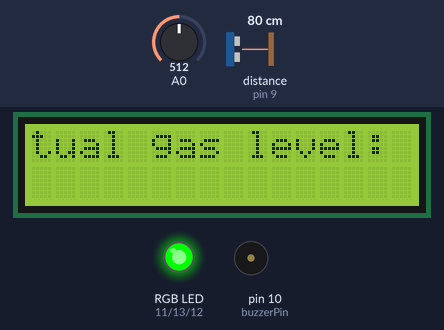
The sketch below on a simulated Arduino Uno, built with avr-gcc and run on an emulated ATmega328P. Shown: 16×2 character LCD, an RGB LED mixed from three pins (HIGH = lit), buzzer (waves = sounding). Wiring (inferred from the names in the program): ultrasonic range finder: trigger pin 8; echo pin 9. The test bench sets the inputs (shaded band); at power-on: A0 = 512, distance to the obstacle (sensor on pin 9) 80 cm. The echo pulse lasts 58.3 µs per cm; pins used as bus, display or sensor lines are not drawn; what the sketch prints to the serial monitor is not drawn.

Above: at 1.2 s.
1.3 s: A0 set to 237
At 2.9 s:
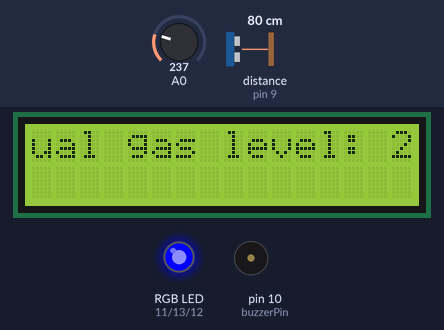
5.4 s: A0 set to 214
At 9.3 s:
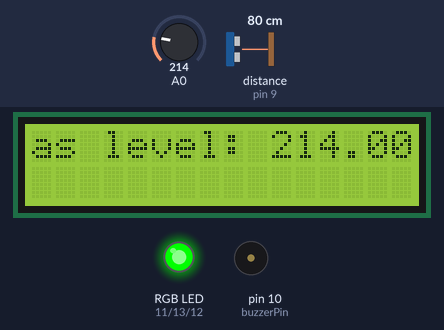
9.5 s: A0 set to 105
At 13.2 s:
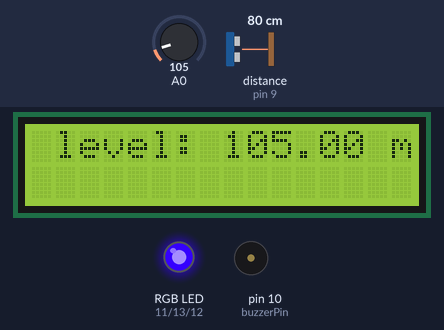
13.6 s: A0 set to 92
At 17.5 s:
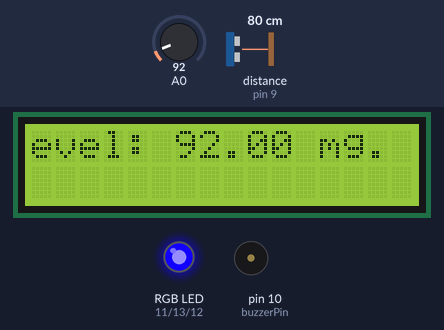
17.7 s: A0 set to 11
At 19.8 s:
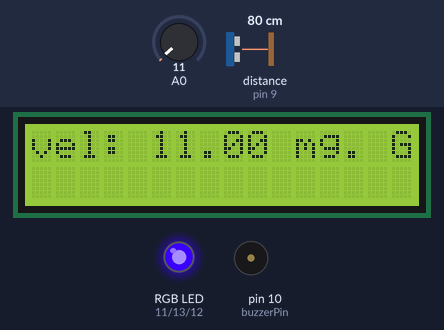
21.5 s: A0 set to 8
At 22.8 s:
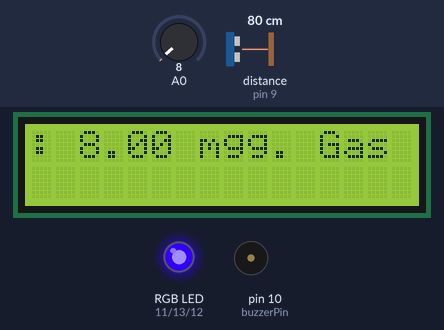
Timing chart, 0 to 24.5 s (numbered marks = the images above; inputs shaded):
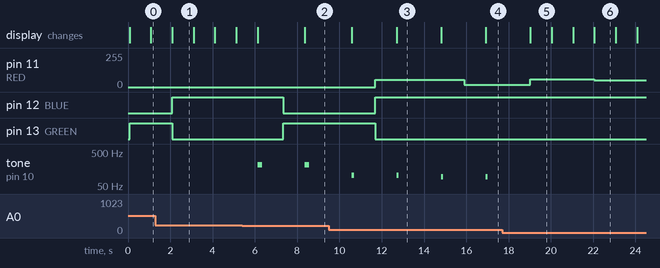

Measured:
- the behaviour switches between 230 and 229 on A0 (found by bisection; images 1 and 2)
- the behaviour switches between 100 and 99 on A0 (found by bisection; images 3 and 4)
- the behaviour switches between 10 and 9 on A0 (found by bisection; images 5 and 6)
- after the input at 1.3 s, pin 12 (BLUE): LOW → HIGH after 0.79 s; pin 13 (GREEN): HIGH → LOW after 0.79 s
- after the input at 5.4 s, pin 12 (BLUE): HIGH → LOW after 1.9 s; pin 13 (GREEN): LOW → HIGH after 1.9 s; tone on pin 10 (buzzerPin): alternates 214 Hz for 0.21 s and silent for 2.0 s, starting after 0.74 s; the display: first changes after 0.74 s (image 2 shows a later state)
- after the input at 9.5 s, pin 11 (RED): 0/255 → 53/255 after 2.2 s; pin 12 (BLUE): LOW → HIGH after 2.2 s; pin 13 (GREEN): HIGH → LOW after 2.2 s
- after the input at 13.6 s, pin 11 (RED): 53/255 → 18/255 after 2.3 s; the display: first changes after 1.2 s (image 4 shows a later state)
- after the input at 17.7 s, pin 11 (RED): 18/255 → 58/255 after 1.3 s; tone on pin 10 (buzzerPin): stops changing and stays silent
- after the input at 21.5 s, pin 11 (RED): 58/255 → 50/255 after 0.56 s; the display: changes after 0.56 s (image 6)

The sketch:

GasCylinderMonitoringSystem.ino
```cpp
// C++ code
//

#include <LiquidCrystal.h>

// initializations
LiquidCrystal lcd(2, 3, 4, 5, 6, 7);
const int animationSpeed = 1000;
int buzzerPin = 10, trigPin = 8, echoPin = 9;
const int RED = 11, GREEN = 13, BLUE = 12;
int redValue, greenValue, blueValue;
int soundSpeed = 34000; // speed in cm/s

void setup()
{
    pinMode(buzzerPin, OUTPUT);
    pinMode(trigPin, OUTPUT);
    pinMode(echoPin, INPUT);
    pinMode(GREEN, OUTPUT);
    pinMode(BLUE, OUTPUT);
    pinMode(RED, OUTPUT);

    Serial.begin(9600);
    lcd.begin(16, 2);
}

// this method changes rgb color based on
// gas level modeled by ultrasonic sensor
void lightRGBBasedOnModeledGaslevel(int distance)
{
    // map the distance to rgb colors
    int B = map(distance, 0, -308, 0, 255);

    if (distance >= -100)
    {
        // Setting Green to be the color of choice
        // Setting brightness to 55 + light insensity
        int G = map(distance, 0, -100, 0, 255);
        redValue = 0;
        greenValue = G;
        blueValue = 0;
        analogWrite(RED, redValue);
        analogWrite(GREEN, greenValue);
        analogWrite(BLUE, blueValue);
    }
    else if (distance < -100 && distance >= -150)
    {
        // Using a mix of green and blue, starting off
        // with a high Green intensity
        // Slowly increasing blue, while reducing green
        // and maintaining RED as zero
        int B = map(distance, -100, -150, 0, 255);
        redValue = 0;
        greenValue = 255 - B;
        blueValue = B;
        analogWrite(RED, redValue);
        analogWrite(GREEN, greenValue);
        analogWrite(BLUE, blueValue);
    }
    else
    {
        // Using a mix of green and blue, starting off
        // with a high Green intensity
        // Slowly increasing blue, while reducing green
        // and maintaining RED as zero
        int R = map(distance, -150, -308, 0, 255);
        redValue = R;
        greenValue = 0;
        blueValue = 255 - R;
        analogWrite(RED, redValue);
        analogWrite(GREEN, greenValue);
        analogWrite(BLUE, blueValue);
    }

    displayColorValues(redValue, greenValue, blueValue);
    delay(animationSpeed);
}

// this method lights rgb based on gas value
void lightRGBBasedOnActualGasValue(float gasValue)
{
    // map the gas value to rgb colors
    int B = map(gasValue, 85, 375, 0, 255);

    if (gasValue >= 275)
    {
        // Setting Green to be the color of choice
        // Setting brightness to 55 + light insensity
        int G = map(gasValue, 275, 375, 0, 255);
        redValue = 0;
        greenValue = G;
        blueValue = 0;
        analogWrite(RED, redValue);
        analogWrite(GREEN, greenValue);
        analogWrite(BLUE, blueValue);
    }
    else if (gasValue < 275 && gasValue >= 180)
    {
        // Using a mix of green and blue, starting off
        // with a high Green intensity
        // Slowly increasing blue, while reducing green
        // and maintaining RED as zero
        int B = map(gasValue, 180, 275, 0, 255);
        redValue = 0;
        greenValue = 255 - B;
        blueValue = B;
        analogWrite(RED, redValue);
        analogWrite(GREEN, greenValue);
        analogWrite(BLUE, blueValue);
    }
    else
    {
        // Using a mix of green and blue, starting off
        // with a high Green intensity
        // Slowly increasing blue, while reducing green
        // and maintaining RED as zero
        int R = map(gasValue, 85, 180, 0, 255);
        redValue = R;
        greenValue = 0;
        blueValue = 255 - R;
        analogWrite(RED, redValue);
        analogWrite(GREEN, greenValue);
        analogWrite(BLUE, blueValue);
    }

    displayColorValues(redValue, greenValue, blueValue);
    delay(animationSpeed);
}

// this method formats the display of the rgb color
// referenced by the modeled gas level
void displayColorValues(int redValue, int greenValue, int blueValue)
{
    // Print the values to the Serial Monitor
    Serial.print("color code= (");
    Serial.print(redValue);
    Serial.print(",");
    Serial.print(greenValue);
    Serial.print(",");
    Serial.print(blueValue);
    Serial.println(")");
}

// this method sounds the buzzer based on frequency of gas value
void soundBuzzer(int buzzerPin, int gasValue)
{
    // tone buzzer based on gas value
    tone(buzzerPin, gasValue);
    delay(gasValue);
    noTone(buzzerPin);

    delay(animationSpeed);
}

// this method reads the actual gas level from gas sensor
void getActualGasLevel(float gasValue)
{
    // low gas
    if (gasValue >= 85 && gasValue < 230)
    {
        lcd.setCursor(0, 0);
        lcd.print("Actual gas level: "); // No extra space after "at"
        lcd.print(gasValue);             // Print the actual distance value
        lcd.scrollDisplayLeft();
        lcd.print(" mg. Gas is low!!!"); // Add units and exclamation mark

        // sound buzzer frequency based on gas value
        soundBuzzer(buzzerPin, gasValue);
    }

    // enough gas
    else
    {
        lcd.setCursor(0, 0);
        lcd.print("Actual gas level: "); // No extra space after "at"
        lcd.print(gasValue);             // Print the actual distance value
        lcd.scrollDisplayLeft();
        lcd.print(" mg"); // Add units and exclamation mark
    }
}

// this method reads the modeled gas level from ultrasonic sensor
void getModeledGasLevel(int distance)
{
    if (distance < -100)
    {
        // tone sound buzzer a certain freq
        tone(buzzerPin, animationSpeed);
        delay(500);
        noTone(buzzerPin);

        lcd.setCursor(0, 0);
        lcd.print("Gas is low!!! Gas is at "); // No extra space after "at"
        lcd.print(distance);                   // Print the actual distance value
        lcd.scrollDisplayLeft();
        lcd.print(" cm"); // Add units and exclamation mark
    }

    else
    {
        lcd.setCursor(0, 0);
        lcd.print("Gas is at "); // No extra space after "at"
        lcd.print(distance);     // Print the actual distance value
        lcd.scrollDisplayLeft();
        lcd.print(" cm"); // Add units and exclamation mark
    }

    delay(animationSpeed / 1000);
}

// this method sends the real time gas data
// to the bluetooth connected device when prompted
void sendData(float gasValue)
{
    // low gas
    if (gasValue >= 85 && gasValue < 230)
    {
        Serial.print("Gas level: ");
        Serial.println(gasValue);
        Serial.println(" mg. ");
        Serial.println("Plan for a refill soon!!!");
    }

    // enough gas
    else
    {
        Serial.print("Gas level: "); // No extra space after "at"
        Serial.println(gasValue);    // Print the actual distance value
        Serial.println(" mg");       // Add units and exclamation mark
    }
}

void loop()
{
    // Send a 10 microsecond pulse to trigger the ultrasonic sensor
    digitalWrite(trigPin, LOW);
    delayMicroseconds(2);
    digitalWrite(trigPin, HIGH);
    delayMicroseconds(10);
    digitalWrite(trigPin, LOW);

    // calculate time in microseconds
    long timeTaken = pulseIn(echoPin, HIGH);

    // calculate distance in cm
    int distance = (soundSpeed * timeTaken * 1e-6) / 2;

    // read gas value from gas sensor
    float gasValue = analogRead(A0);

    String choice = "actual";

    if (choice == "modeled")
    {
        // display modeled gas levels at regular intervals
        getModeledGasLevel(distance);

        // light rgb based on distance
        lightRGBBasedOnModeledGaslevel(distance);
    }
    else if (choice == "actual")
    {
        // actual gas level is part of data
        getActualGasLevel(gasValue);

        // light rgb based on distance
        lightRGBBasedOnActualGasValue(gasValue);
    }

    if (Serial.available() > 0)
    {
        // read serial input
        String data = Serial.readString();

        // Convert data to lowercase for case insensitive comparison
        data.toLowerCase();

        if (data == "off")
        {
            // mute the buzzer for 10 seconds
            noTone(buzzerPin);
            delay(animationSpeed * 10);
        }

        else if (data == "send")
        {
            // send the data to bluetooth connected device when prompted
            sendData(gasValue);
            Serial.println();
        }
    }
}
```
